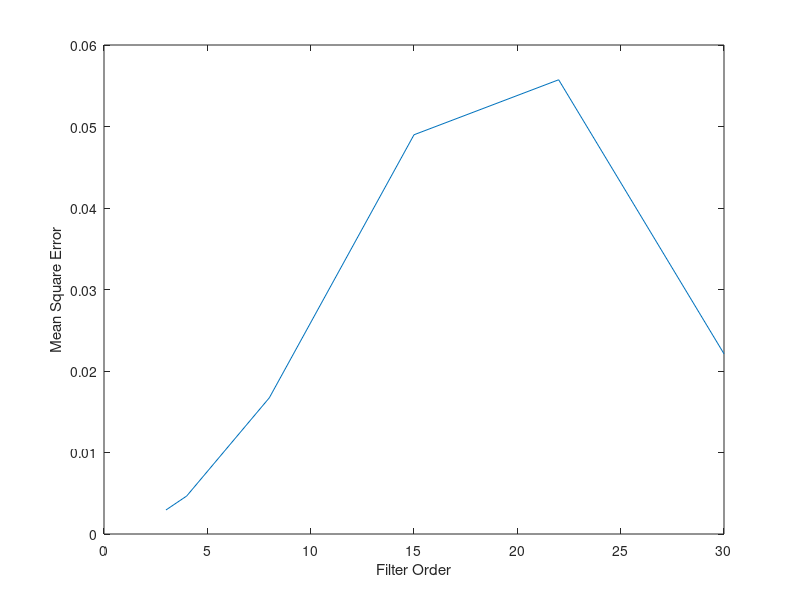

Recreate this plot in MATLAB.
load('training.mat');
load('validate.mat');
load('testnoisy.mat');
X = training;
V = validate;
Size_X = size(training,1);
    Size_V = size(validate,1);
order = [3,4,8,15,22,30];

count =1;
for order_index =1:6;
    
    red_x = X;
red_v = V;
  o=order(order_index);

%      Para = (rand(1,o))'; % Initialize parameters
Para = (zeros(1,o))';
    red_x(1:o,:)=[];
red_v(1:o,:)=[];
Design_X = zeros(Size_X - o,o);
Design_V = zeros(Size_V - o,o);

 for i = o +1 : Size_X; 
     for j = 1:o
       Design_X(i-o,j)= X(i-j);
    end
 end    %Constructed Design Matrix
    for i = o +1 : Size_V
    for j = 1:o
       Design_V(i-o,j)= V(i-j);
    end
    end    %Find 1st Eigen value of design X and then 1/eigen
   
%    R = Design_X'*Design_X;   % Eigen value and limit found
%    lambda = eig(R);
%    lambda_limit = 2*(1/lambda(o));
%    lambda_initial = 0.1*lambda_limit;
   for iteration = 1: size(red_x,1)
           R = Design_X(iteration,:)'*Design_X(iteration,:);
           step_size =1/(trace(R));
%            lambda = eig(R);
%            lambda_limit = (1/(lambda(o)+lambda(1)));
           
%             step_size = lambda_limit;
%            step_size = lambda_limit/trace(R);
           Para(:,1) = Para(:,1) -  step_size * ( Design_X(iteration,:)*Para(:,1) - red_x(iteration))*(Design_X(iteration,:))';
           
%            cost_matrix(iteration,:) = [iteration,cost];
    end
       
   






    A_predicted = (Design_V)* Para(:,1);
error = A_predicted-red_v;
error_square = 0;
for e =1:size(error,1)
    error_square = error(e)*error(e) + error_square;
end
mean_error = error_square/size(error,1);

Result(count,:)= [o,mean_error]; % instead of l using step size
count = count +1;
end


   

 plot(Result(:,1),Result(:,2));
% % ylabel('Step Size');
% xlabel('Filter order');
% ylabel('Mean Square Error');
% title('Scatter plot for determinig Best step size ');

 xlabel('Filter Order');
 ylabel('Mean Square Error');
%zlabel('Mean Square Error');
% title('Scatter plot for validation set (Mean Square Error and Hyperparameters)');




    



    
